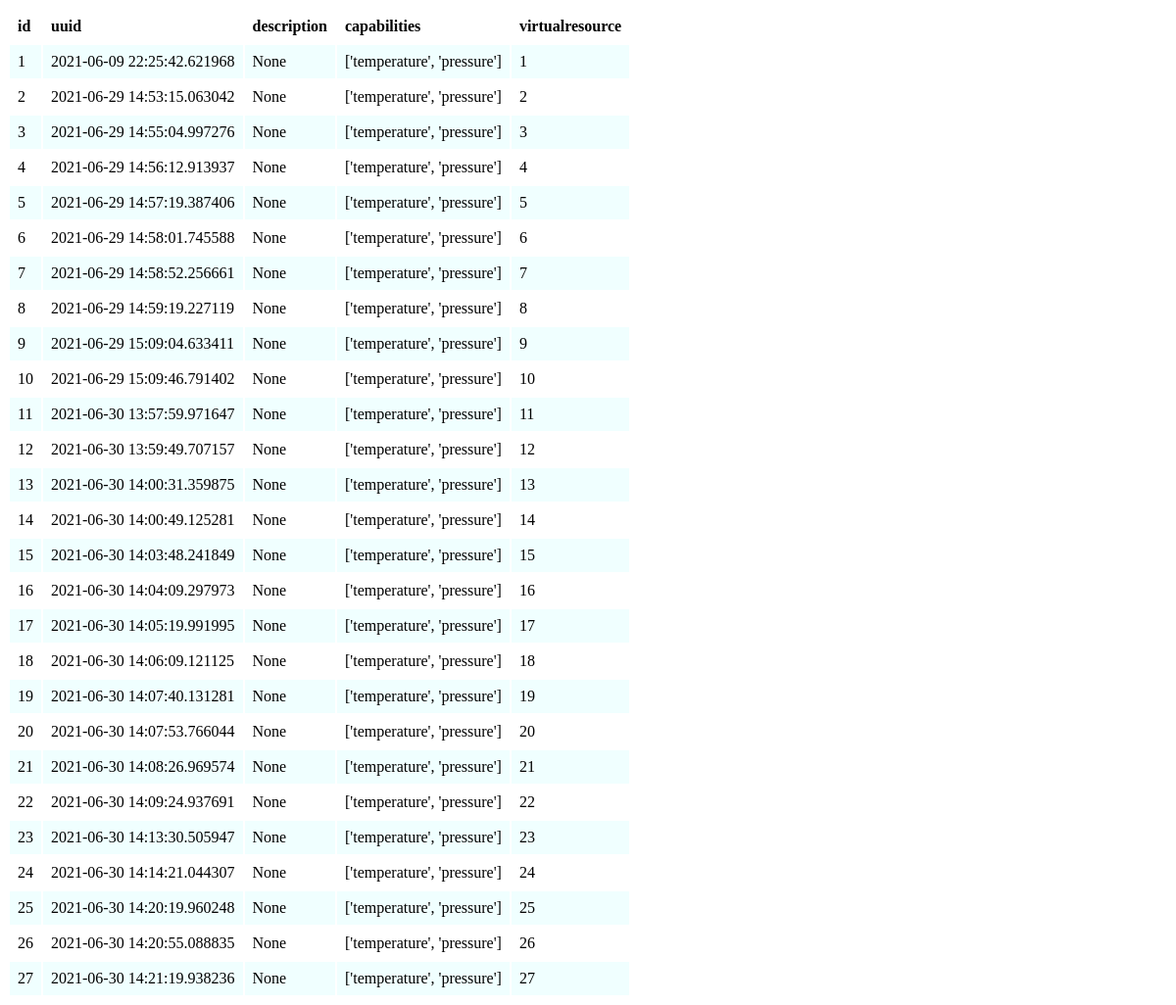
Screenshot of /realsensors with the database file from the repository.
### database.py (models this page shows)
class BaseModel(peewee.Model):
    class Meta:
        database=db

class RealSensors(BaseModel):
    uuid=peewee.TextField(unique=True)
    description = peewee.TextField(default=None)
    capabilities = peewee.TextField(default=None)
    virtualresource = peewee.ForeignKeyField(VirtualRes)

### app.py (the view)
@app.route('/realsensors', methods=['GET'])
def realsensors():
    if request.method == 'GET':
        headers = ("id", "uuid", "description", "capabilities", "virtualresource")
        realSensors = cataloguer.consultRealSensors()
        return render_template("table.html", headings=headers, data=realSensors)

### cataloguer.py (called while the page is built)
    def consultRealSensors(self):
        try:
            print("[Cataloguer] Consultando realSensors")
            rSensors = RealSensors.select()
            return rSensors
        except:
            print("[Cataloguer] Erro no processo de consulta dos Sensores Reais")
            return -1

### templates/table.html (shortened to what this page needs)
<!DOCTYPE html>
<html lang="en">
    <head>
        <link rel="stylesheet" href="/static/table.css" />
    </head>
    <body>
        <table calss="table">
            <tr class="table__header">
                {% for header in headings %}
                <th class="table__cell">{{ header }}</th>
                {% endfor %}
            </tr>
            {% for row in data.dicts() %}
            <tr class="table__row">
                {% for cell in row %}
                <td class="table__cell">{{ row[cell] }}</td>
                {% endfor %}
            </tr>
            {% endfor %}
        </table>
    </body>
</html>

### static/table.css (style rules this page uses)
.table__row:nth-child(even) { background-color:azure; }
.table__header { text-align: left; }
.table__cell { padding: 8px; }

### rows the page displays
RealSensors: id "1" "2021-06-09 22:25:42.621968" "None" "['temperature', 'pressure']" "1"
RealSensors: id "2" "2021-06-29 14:53:15.063042" "None" "['temperature', 'pressure']" "2"
RealSensors: id "3" "2021-06-29 14:55:04.997276" "None" "['temperature', 'pressure']" "3"
RealSensors: id "4" "2021-06-29 14:56:12.913937" "None" "['temperature', 'pressure']" "4"
RealSensors: id "5" "2021-06-29 14:57:19.387406" "None" "['temperature', 'pressure']" "5"
RealSensors: id "6" "2021-06-29 14:58:01.745588" "None" "['temperature', 'pressure']" "6"
RealSensors: id "7" "2021-06-29 14:58:52.256661" "None" "['temperature', 'pressure']" "7"
RealSensors: id "8" "2021-06-29 14:59:19.227119" "None" "['temperature', 'pressure']" "8"
RealSensors: id "9" "2021-06-29 15:09:04.633411" "None" "['temperature', 'pressure']" "9"
RealSensors: id "10" "2021-06-29 15:09:46.791402" "None" "['temperature', 'pressure']" "10"
RealSensors: id "11" "2021-06-30 13:57:59.971647" "None" "['temperature', 'pressure']" "11"
RealSensors: id "12" "2021-06-30 13:59:49.707157" "None" "['temperature', 'pressure']" "12"
RealSensors: id "13" "2021-06-30 14:00:31.359875" "None" "['temperature', 'pressure']" "13"
RealSensors: id "14" "2021-06-30 14:00:49.125281" "None" "['temperature', 'pressure']" "14"
RealSensors: id "15" "2021-06-30 14:03:48.241849" "None" "['temperature', 'pressure']" "15"
RealSensors: id "16" "2021-06-30 14:04:09.297973" "None" "['temperature', 'pressure']" "16"
RealSensors: id "17" "2021-06-30 14:05:19.991995" "None" "['temperature', 'pressure']" "17"
RealSensors: id "18" "2021-06-30 14:06:09.121125" "None" "['temperature', 'pressure']" "18"
RealSensors: id "19" "2021-06-30 14:07:40.131281" "None" "['temperature', 'pressure']" "19"
RealSensors: id "20" "2021-06-30 14:07:53.766044" "None" "['temperature', 'pressure']" "20"
RealSensors: id "21" "2021-06-30 14:08:26.969574" "None" "['temperature', 'pressure']" "21"
RealSensors: id "22" "2021-06-30 14:09:24.937691" "None" "['temperature', 'pressure']" "22"
RealSensors: id "23" "2021-06-30 14:13:30.505947" "None" "['temperature', 'pressure']" "23"
RealSensors: id "24" "2021-06-30 14:14:21.044307" "None" "['temperature', 'pressure']" "24"
RealSensors: id "25" "2021-06-30 14:20:19.960248" "None" "['temperature', 'pressure']" "25"
RealSensors: id "26" "2021-06-30 14:20:55.088835" "None" "['temperature', 'pressure']" "26"
RealSensors: id "27" "2021-06-30 14:21:19.938236" "None" "['temperature', 'pressure']" "27"

### other values shown
{{ header }} "id" "uuid" "description" "capabilities" "virtualresource"
